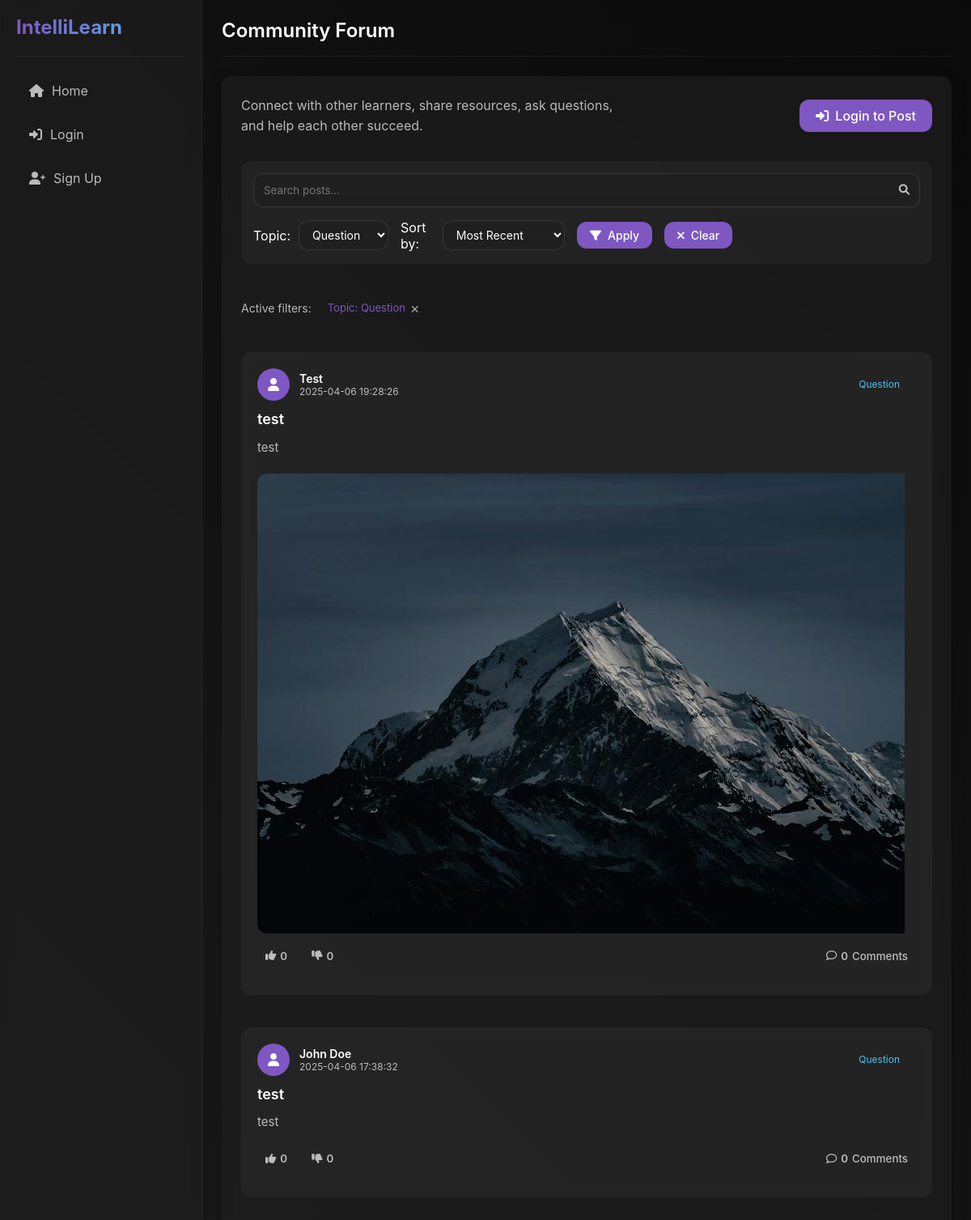
Screenshot of /forum?topic=Question with the database file from the repository.
### models.py (models this page shows, shortened)
class ForumPost(db.Model):
    __tablename__ = 'forum_posts'
    id = db.Column(db.Integer, primary_key=True)
    title = db.Column(db.String(200), nullable=False)
    content = db.Column(db.Text, nullable=False)
    author_id = db.Column(db.Integer, db.ForeignKey('users.id'), nullable=False)
    topic = db.Column(db.String(50), nullable=True)  # New field for post topic
    created_at = db.Column(db.DateTime, default=datetime.datetime.utcnow)
    has_image = db.Column(db.Boolean, default=False)
    image_path = db.Column(db.String(255), nullable=True)
    likes = db.Column(db.Integer, default=0)
    dislikes = db.Column(db.Integer, default=0)
    comments = db.relationship('ForumComment', backref='post', lazy=True, cascade='all, delete-orphan')
    reactions = db.relationship('ForumReaction', backref='post', lazy=True, cascade='all, delete-orphan')
    def to_dict(self):
        return {
            'id': self.id,
            'title': self.title,
            'content': self.content,
            'author': self.author.username,
            'author_id': self.author_id,
            'topic': self.topic,  # Include topic in dict
            'timestamp': self.created_at.timestamp(),
            'has_image': self.has_image,
            'image_path': self.image_path,
            'likes': self.likes,
            'dislikes': self.dislikes,
            'comments': [comment.to_dict() for comment in self.comments]
        }

class User(db.Model):
    __tablename__ = 'users'
    id = db.Column(db.Integer, primary_key=True)
    username = db.Column(db.String(50), unique=True, nullable=False)
    password = db.Column(db.String(100), nullable=False)
    points = db.Column(db.Integer, default=0)
    level = db.Column(db.Integer, default=1)
    streak = db.Column(db.Integer, default=0)
    completed_topics = db.Column(db.Text, default='[]')  # JSON string of completed topics
    is_premium = db.Column(db.Boolean, default=False)
    premium_until = db.Column(db.DateTime, nullable=True)
    created_at = db.Column(db.DateTime, default=datetime.datetime.utcnow)
    education_level = db.Column(db.String(100), nullable=True)  # e.g., High School, Bachelor's, Master's
    field_of_study = db.Column(db.String(100), nullable=True)  # e.g., Computer Science, Biology
    current_courses = db.Column(db.Text, default='[]')  # JSON string of current courses
    learning_goals = db.Column(db.Text, nullable=True)  # Learning objectives
    career_goals = db.Column(db.String(200), nullable=True)  # Career aspirations
    preferred_learning_style = db.Column(db.String(50), nullable=True)  # e.g., Visual, Auditory, Reading/Writing
    roadmaps = db.relationship('Roadmap', backref='creator', lazy=True)
    forum_posts = db.relationship('ForumPost', backref='author', lazy=True)
    forum_comments = db.relationship('ForumComment', backref='author', lazy=True)
    chat_messages = db.relationship('ChatMessage', backref='user', lazy=True)

### app.py (the view, shortened to what this page needs)
@app.route('/forum')
def forum():
    search_query = request.args.get('search', '').strip()
    filter_topic = request.args.get('topic', '').strip()
    sort_by = request.args.get('sort', 'recent')  # 'recent', 'popular', 'likes'
    query = ForumPost.query.distinct(ForumPost.id)
    if search_query:
        query = query.filter(ForumPost.title.ilike(f'%{search_query}%') |
                             ForumPost.content.ilike(f'%{search_query}%'))
    if filter_topic:
        query = query.filter(ForumPost.topic == filter_topic)
    if sort_by == 'recent':
        query = query.order_by(ForumPost.created_at.desc())
    elif sort_by == 'popular':
        query = query.order_by(db.func.count(ForumComment.id).desc(), ForumPost.created_at.desc())
        query = query.outerjoin(ForumComment).group_by(ForumPost.id)
    elif sort_by == 'likes':
        query = query.order_by(ForumPost.likes.desc(), ForumPost.created_at.desc())
    posts = query.all()
    post_dicts = []
    all_topics = db.session.query(ForumPost.topic).distinct().filter(ForumPost.topic != None, ForumPost.topic != '').all()
    topics = [topic[0] for topic in all_topics]
    current_user_id = None
    if 'username' in session:
        user = User.query.filter_by(username=session['username']).first()
        if user:
            current_user_id = user.id
    for post in posts:
        post_dict = post.to_dict()
        post_dicts.append(post_dict)
    return render_template('forum.html',
                          posts=post_dicts,
                          topics=topics,
                          current_topic=filter_topic,
                          current_search=search_query,
                          current_sort=sort_by)

### app.py (called while the page is built)
@app.template_filter('timestamp_format')
def timestamp_format(timestamp):
    if isinstance(timestamp, datetime.datetime):
        return timestamp.strftime('%Y-%m-%d %H:%M:%S')
    try:
        date = datetime.datetime.fromtimestamp(timestamp)
        return date.strftime('%Y-%m-%d %H:%M:%S')
    except (TypeError, ValueError):
        return str(timestamp)

@app.context_processor
def inject_user():
    user_data = None
    if 'username' in session:
        user = User.query.filter_by(username=session['username']).first()
        if user:
            user_data = user.to_dict()
    return dict(user=user_data)

### templates/forum.html (shortened to what this page needs)
{% extends "base.html" %}
{% block page_title %}Community Forum{% endblock %}
{% block content %}
<div class="forum-container">
    <div class="forum-header">
        <div class="header-info">
            <p>Connect with other learners, share resources, ask questions, and help each other succeed.</p>
        </div>
        {% if 'username' in session %}
        <button class="btn btn-primary" id="new-post-btn">
            <i class="fas fa-plus"></i> New Post
        </button>
        {% else %}
        <a href="{{ url_for('login') }}" class="btn btn-primary">
            <i class="fas fa-sign-in-alt"></i> Login to Post
        </a>
        {% endif %}
    </div>
    <div class="forum-search-filter">
        <form class="search-form" method="GET" action="{{ url_for('forum') }}">
            <div class="search-container">
                <input type="text" name="search" placeholder="Search posts..." value="{{ current_search }}">
                <button type="submit" class="search-btn">
                    <i class="fas fa-search"></i>
                </button>
            </div>
            <div class="filters-container">
                <div class="filter-group">
                    <label for="filter-topic">Topic:</label>
                    <select id="filter-topic" name="topic" class="filter-select">
                        {% for topic in topics %}
                        <option value="{{ topic }}" {% if current_topic == topic %}selected{% endif %}>{{ topic }}</option>
                        {% endfor %}
                    </select>
                </div>
                <div class="filter-group">
                    <label for="filter-sort">Sort by:</label>
                    <select id="filter-sort" name="sort" class="filter-select">
                        <option value="recent" {% if current_sort == 'recent' %}selected{% endif %}>Most Recent</option>
                    </select>
                </div>
                <button type="submit" class="btn btn-secondary btn-sm">
                    <i class="fas fa-filter"></i> Apply
                </button>
                {% if current_search or current_topic or current_sort != 'recent' %}
                <a href="{{ url_for('forum') }}" class="btn btn-outline btn-sm">
                    <i class="fas fa-times"></i> Clear
                </a>
                {% endif %}
            </div>
        </form>
    </div>
    {% if current_search or current_topic %}
    <div class="active-filters">
        <span class="filters-label">Active filters:</span>
        {% if current_topic %}
        <span class="filter-badge">
            Topic: {{ current_topic }}
            <a href="{{ url_for('forum', search=current_search, sort=current_sort) }}" class="remove-filter">×</a>
        </span>
        {% endif %}
    </div>
    {% endif %}
    <div id="forum-posts" class="posts-container">
        {% if posts %}
            {% for post in posts %}
            <div class="forum-post">
                <div class="post-header">
                    <div class="post-author">
                        <div class="author-avatar">
                            <i class="fas fa-user"></i>
                        </div>
                        <div class="author-info">
                            <div class="author-name">{{ post.author }}</div>
                            <div class="post-time" data-timestamp="{{ post.timestamp }}">{{ post.timestamp|timestamp_format }}</div>
                        </div>
                    </div>
                    {% if post.topic %}
                    <div class="post-topic">
                        <a href="{{ url_for('forum', topic=post.topic) }}" class="topic-badge">
                            {{ post.topic }}
                        </a>
                    </div>
                    {% endif %}
                </div>
                <h3 class="post-title">{{ post.title }}</h3>
                <div class="post-content">{{ post.content }}</div>
                {% if post.has_image %}
                <div class="post-image">
                    <img src="{{ url_for('static', filename='uploads/' + post.image_path) }}" alt="Post image">
                </div>
                {% endif %}
                <div class="post-actions">
                    <div class="reaction-buttons">
                        <button class="btn-action btn-like {% if post.user_reaction == 'like' %}active{% endif %}" data-post-id="{{ post.id }}">
                            <i class="fas fa-thumbs-up"></i> <span class="like-count">{{ post.likes }}</span>
                        </button>
                        <button class="btn-action btn-dislike {% if post.user_reaction == 'dislike' %}active{% endif %}" data-post-id="{{ post.id }}">
                            <i class="fas fa-thumbs-down"></i> <span class="dislike-count">{{ post.dislikes }}</span>
                        </button>
                    </div>
                    <button class="btn-action btn-comments">
                        <i class="far fa-comment"></i> <span class="comment-count">{{ post.comments|length }}</span> Comments
                    </button>
                </div>
            </div>
            {% endfor %}
        {% endif %}
    </div>
</div>
{% endblock %}

### static/css/style.css (style rules this page uses)
:root { --bg-primary: #121212; --bg-secondary: rgba(30, 30, 30, 0.7); --bg-tertiary: rgba(45, 45, 45, 0.5); --accent-primary: #7e57c2; --accent-secondary: #4fc3f7; --text-primary: #ffffff; --text-secondary: rgba(255, 255, 255, 0.7); --success: #4caf50; --warning: #ff9800; --error: #f44336; --border-radius: 12px; --sidebar-width: 250px; --header-height: 70px; --box-shadow: 0 4px 20px rgba(0, 0, 0, 0.15); --transition: all 0.3s ease; --blur: 8px; }
* { margin: 0; padding: 0; box-sizing: border-box; font-family: 'Inter', -apple-system, BlinkMacSystemFont, 'Segoe UI', Roboto, Oxygen, Ubuntu, Cantarell, 'Open Sans', 'Helvetica Neue', sans-serif; }
body { background-color: var(--bg-primary); color: var(--text-primary); min-height: 100vh; overflow-x: hidden; background-image: linear-gradient(45deg, #1a1a1a 0%, #0a0a0a 100%); background-attachment: fixed; }
a { color: var(--accent-secondary); text-decoration: none; transition: var(--transition); }
button, .btn { background-color: var(--accent-primary); color: var(--text-primary); border: none; padding: 10px 20px; border-radius: var(--border-radius); cursor: pointer; transition: var(--transition); font-weight: 500; display: inline-flex; align-items: center; justify-content: center; gap: 8px; }
input, textarea, select { background-color: var(--bg-tertiary); border: 1px solid rgba(255, 255, 255, 0.1); color: var(--text-primary); padding: 12px 16px; border-radius: var(--border-radius); width: 100%; transition: var(--transition); backdrop-filter: blur(var(--blur)); }
h1, h2, h3, h4, h5, h6 { color: var(--text-primary); font-weight: 600; line-height: 1.2; margin-bottom: 16px; }
p { color: var(--text-secondary); line-height: 1.6; margin-bottom: 16px; }
.forum-post { background-color: var(--bg-tertiary); border-radius: var(--border-radius); padding: 20px; margin-bottom: 20px; backdrop-filter: blur(var(--blur)); }
.post-header { display: flex; justify-content: space-between; align-items: center; margin-bottom: 12px; }
.post-author { display: flex; align-items: center; }
.author-avatar { width: 32px; height: 32px; border-radius: 50%; background-color: var(--accent-primary); display: flex; align-items: center; justify-content: center; margin-right: 8px; }
.post-time { color: var(--text-secondary); font-size: 12px; }

### rows the page displays
ForumPost: author "Test", timestamp "2025-04-06 19:28:26", topic "Question", title "test", content "test", image_path (picture), likes "0", dislikes "0", comments|length "0"
ForumPost: author "John Doe", timestamp "2025-04-06 17:38:32", topic "Question", title "test", content "test", likes "0", dislikes "0", comments|length "0"

### other values shown
{{ current_topic }} "Question"
form field topic "Question"
